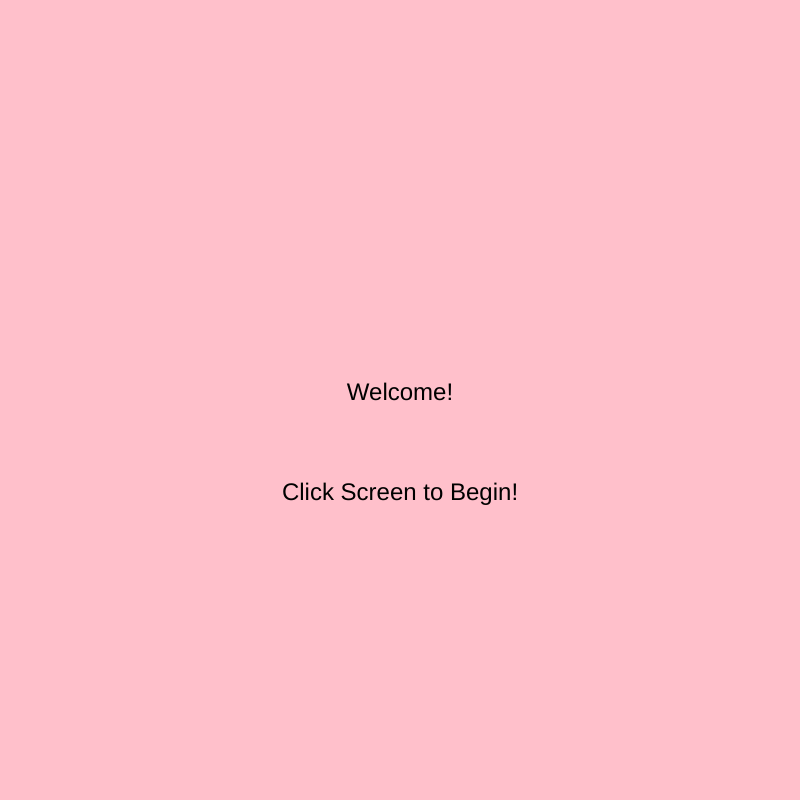
Frame 1 (no input)
Frame 60 (no input): identical to frame 1, image omitted
Frame 120 (the mouse pressed at the canvas centre since frame 60): identical to frame 1, image omitted

The p5.js sketch that drew this single still picture (run headless with seeded random() and noise() and a simulated clock; from frame 60 on, the mouse is pressed at the canvas centre):

// p5.js sketch
// ── sketch.js
var cars = [];
var frogPos;
var myState = 0 ;
var maxCars = 10 ;
var maxTimer = 12+1000 ;
var timer = maxTimer;


function setup() {
  // put setup code here
  createCanvas(800, 800);

//spawn cars
  for (var i = 0; i < maxCars; i++) {
    cars.push(new Car());
  }

  frogPos = createVector(400, height-100) ;

  textAlign(CENTER);

}

function draw() {
  // put drawing code here

  switch(myState) {

    case 0: //menu
    background("pink");
    textSize(24) ;
    text("Welcome!", width/2, height/2) ;
    text("Click Screen to Begin!", 400, 500) ;

    break ;

    case 1: //game State
    game();

    timer = timer - 1 ;
    if (timer <= 0) {
      timer = maxTimer ;
      myState = 3 ;
    }

    break;

    case 2: //win
    background("Green") ;
    fill("white");
    textSize(24);
    text("You won! Click mouse to play again", width/2, height/2);
    break;

    case 3: //lose
    background("red");
    fill("white");
    textSize(24) ;
    text("You Lost! Sorry", width/2, height/2);
    text("Click mouse to play again!", 400, 500);
    break;
  }





}

function mouseReleased() {
  switch(myState) {
    case 0:
    myState = 1 ;
    break ;

    case 2:
    timer = maxTimer ;
    cars = [] ;
    for (var i = 0; i < maxCars; i++) {
      cars.push(new Car());
    }
  myState = 0 ;
    break;


    case 3:
//reset maxTimer
    timer = maxTimer ;
    cars = [] ;
    for (var i = 0; i < maxCars; i++) {
      cars.push(new Car());
    }

    myState = 0 ;
    break;

  }
}


function game() {
  background("blue");

for (var i = 0; i < cars.length; i++) {
  cars[i].display();
  cars[i].drive();
  if (cars[i].pos.dist(frogPos) < 50) {
    cars.splice(i, 1) ;

  }
}

if (cars.length == 0) {
  myState = 2 ;
}

//frog
fill('green') ;
ellipse(frogPos.x, frogPos.y, 75, 75) ;
checkForKeys();
}





function checkForKeys() {
  if (keyIsDown(LEFT_ARROW)) frogPos.x -= 5 ;
  if (keyIsDown(RIGHT_ARROW)) frogPos.x += 5 ;
  if (keyIsDown(UP_ARROW)) frogPos.y -= 5 ;
  if (keyIsDown(DOWN_ARROW)) frogPos.y += 5 ;
}

//our Car class
function Car() {
  //attributes
  this.pos = createVector(random(width), random(height));
  this.vel = createVector(random(-5, 5), random(-5, 5));
  this.r = random(255);
  this.g = random(255);
  this.b = random(255);

  //methods
  this.display = function() {
    fill(this.r, this.g, this.b);
    rect(this.pos.x, this.pos.y, 30, 30, 10);
  }

  this.drive = function() {
    this.pos.add(this.vel);
    if (this.pos.x > width) this.pos.x = 0;
    if (this.pos.x < 0) this.pos.x = width;
    if (this.pos.y > height) this.pos.y = 0;
    if (this.pos.y < 0) this.pos.y = height;
  }


}
